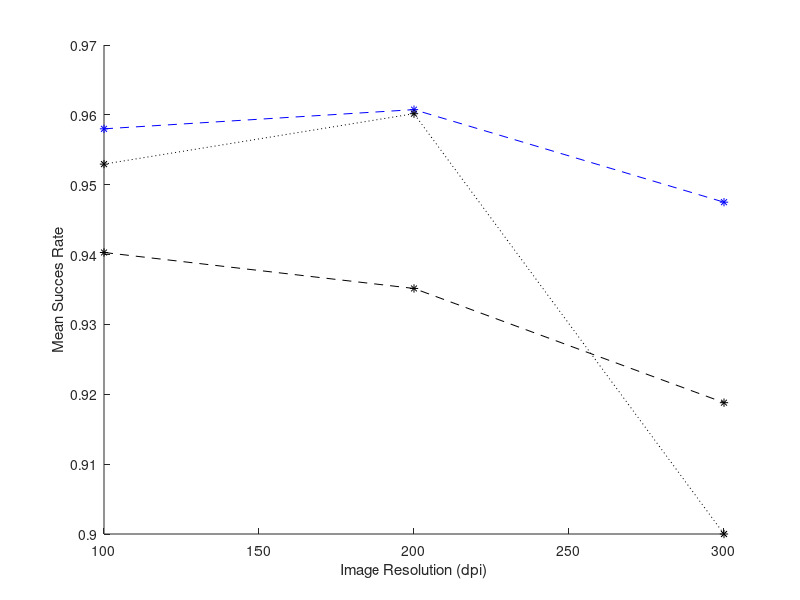

Source code (MATLAB):
%% 100 dpi
%result100 =
%[0.715,0.8,0.8175,0.855,0.855,0.8325,0.83,0.8425,0.84,0.8475];% tested
%with k = 10, test lists = 20
%result100 =
%[0.8,0.855,0.8325,0.8425,0.8475,0.8175,0.825,0.795,0.82,0.6575]; % tested
%with k = 10, 90/10, troels
result100_9010 = [0.9475,0.9375,0.9675,0.95,0.9625,0.975,0.95,0.975,0.9475,0.9675]; % tested with k = 10, 90/10, G3M2
result100_5050 = [0.939,0.9425,0.9345,0.932,0.933,0.9425,0.9525,0.946,0.9425,0.9385]; % tested with k = 10, 50/50, G3M2
result100_5050_1 = [0.955,0.954,0.95,0.954,0.9475,0.955,0.9555,0.9545,0.949,0.955]; % tested with k = 1, 50/50, G3M2

mean100_9010 = mean(result100_9010);
var100_9010 = var(result100_9010);

mean100_5050 = mean(result100_5050);
var100_5050 = var(result100_5050);

mean100_5050_1 = mean(result100_5050_1);
var100_5050_1 = var(result100_5050_1);

%% 200 dpi
%result200 = []; % tested with k = 10, 90/10, troels
result200_9010 = [0.9475,0.96,0.95,0.96,0.9625,0.97,0.9575,0.98,0.9575,0.9625]; % tested with k = 10, 90/10, G3M2
result200_5050 = [0.9345,0.936,0.921,0.9265,0.919,0.934,0.944,0.948,0.9485,0.94]; % tested with k = 10, 50/50, G3M2
result200_5050_1 = [0.958,0.9625,0.9565,0.9535,0.9505,0.9615,0.9675,0.965,0.9665]; % tested with k = 1, 50/50, G3M2

mean200_9010 = mean(result200_9010);
var200_9010 = var(result200_9010);

mean200_5050 = mean(result200_5050);
var200_5050 = var(result200_5050);

mean200_5050_1 = mean(result200_5050_1);
var200_5050_1 = var(result200_5050_1);

%% 300 dpi
%result300 = [0.855,0.8875,0.865,0.875,0.875,0.85,0.8,0.78,0.7375,0.51]; %
%tested with k = 10, 90/10, troels
result300_9010 = [0.915,0.94,0.94,0.955,0.9625,0.9475,0.9525,0.965,0.945,0.9525]; % tested with k = 10, 90/10, G3M2
result300_5050 = [0.916,0.9135,0.899,0.904,0.9015,0.926,0.9325,0.9445,0.9325,0.9185]; % tested with k = 10, 50/50, G3M2
result300_5050_1 = [0.9]; % tested with k = 1, 50/50, G3M2

mean300_9010 = mean(result300_9010);
var300_9010 = var(result300_9010);

mean300_5050 = mean(result300_5050);
var300_5050 = var(result300_5050);

mean300_5050_1 = mean(result300_5050_1);
var300_5050_1 = var(result300_5050_1);

%%
figure(1)
hold;
x = [100,200,300];

y_9010 = [mean100_9010,mean200_9010,mean300_9010];
y_5050 = [mean100_5050,mean200_5050,mean300_5050];
y_5050_1 = [mean100_5050_1,mean200_5050_1,mean300_5050_1];

plot(x,y_9010,'--*b',x,y_5050,'--*k',x,y_5050_1,':*k')
xlabel('Image Resolution (dpi)')
ylabel('Mean Succes Rate')

